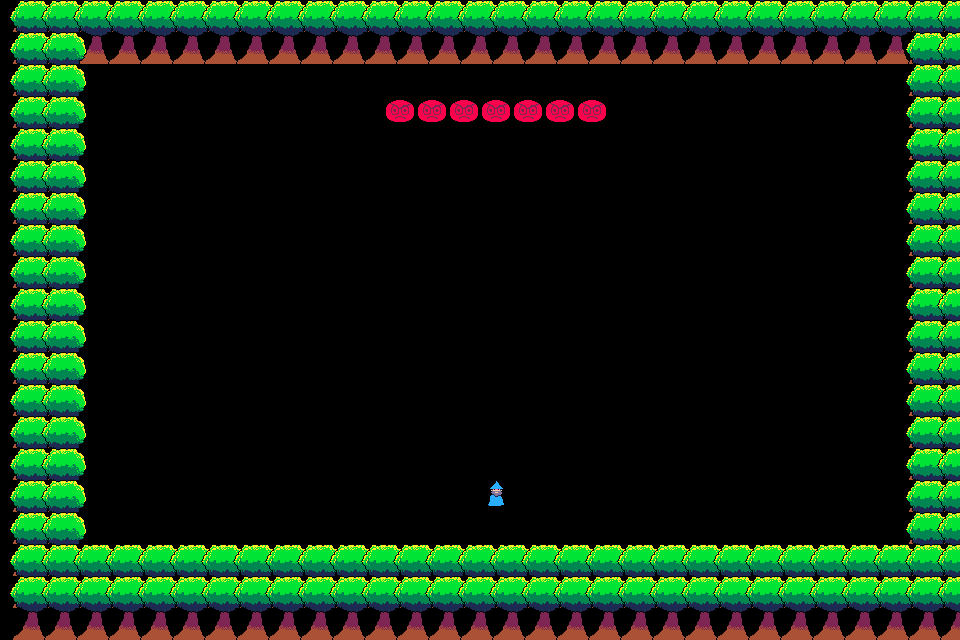

Below is a game level as drawn by its tile map, then a one-line description and the .tmx file that defines it, in full:
An orthogonal 30x20 tile map with 32x32 px tiles, 1 tile layer (Tile Layer 1).

<map version="1.9" tiledversion="1.9.2" orientation="orthogonal" renderorder="right-down" width="30" height="20" tilewidth="32" tileheight="32" infinite="0" nextlayerid="2" nextobjectid="1">
 <tileset firstgid="1" source="Tileset.tsx" />
 <layer id="1" name="Tile Layer 1" width="30" height="20">
  <data encoding="csv">
5,5,5,5,5,5,5,5,5,5,5,5,5,5,5,5,5,5,5,5,5,5,5,5,5,5,5,5,5,5,
5,5,5,5,5,5,5,5,5,5,5,5,5,5,5,5,5,5,5,5,5,5,5,5,5,5,5,5,5,5,
5,5,0,0,0,0,0,0,0,0,0,0,0,0,0,0,0,0,0,0,0,0,0,0,0,0,0,0,5,5,
5,5,0,0,0,0,0,0,0,0,0,0,6,6,6,6,6,6,6,0,0,0,0,0,0,0,0,0,5,5,
5,5,0,0,0,0,0,0,0,0,0,0,0,0,0,0,0,0,0,0,0,0,0,0,0,0,0,0,5,5,
5,5,0,0,0,0,0,0,0,0,0,0,0,0,0,0,0,0,0,0,0,0,0,0,0,0,0,0,5,5,
5,5,0,0,0,0,0,0,0,0,0,0,0,0,0,0,0,0,0,0,0,0,0,0,0,0,0,0,5,5,
5,5,0,0,0,0,0,0,0,0,0,0,0,0,0,0,0,0,0,0,0,0,0,0,0,0,0,0,5,5,
5,5,0,0,0,0,0,0,0,0,0,0,0,0,0,0,0,0,0,0,0,0,0,0,0,0,0,0,5,5,
5,5,0,0,0,0,0,0,0,0,0,0,0,0,0,0,0,0,0,0,0,0,0,0,0,0,0,0,5,5,
5,5,0,0,0,0,0,0,0,0,0,0,0,0,0,0,0,0,0,0,0,0,0,0,0,0,0,0,5,5,
5,5,0,0,0,0,0,0,0,0,0,0,0,0,0,0,0,0,0,0,0,0,0,0,0,0,0,0,5,5,
5,5,0,0,0,0,0,0,0,0,0,0,0,0,0,0,0,0,0,0,0,0,0,0,0,0,0,0,5,5,
5,5,0,0,0,0,0,0,0,0,0,0,0,0,0,0,0,0,0,0,0,0,0,0,0,0,0,0,5,5,
5,5,0,0,0,0,0,0,0,0,0,0,0,0,0,0,0,0,0,0,0,0,0,0,0,0,0,0,5,5,
5,5,0,0,0,0,0,0,0,0,0,0,0,0,0,2,0,0,0,0,0,0,0,0,0,0,0,0,5,5,
5,5,0,0,0,0,0,0,0,0,0,0,0,0,0,0,0,0,0,0,0,0,0,0,0,0,0,0,5,5,
5,5,0,0,0,0,0,0,0,0,0,0,0,0,0,0,0,0,0,0,0,0,0,0,0,0,0,0,5,5,
5,5,5,5,5,5,5,5,5,5,5,5,5,5,5,5,5,5,5,5,5,5,5,5,5,5,5,5,5,5,
5,5,5,5,5,5,5,5,5,5,5,5,5,5,5,5,5,5,5,5,5,5,5,5,5,5,5,5,5,5
</data>
 </layer>
</map>
